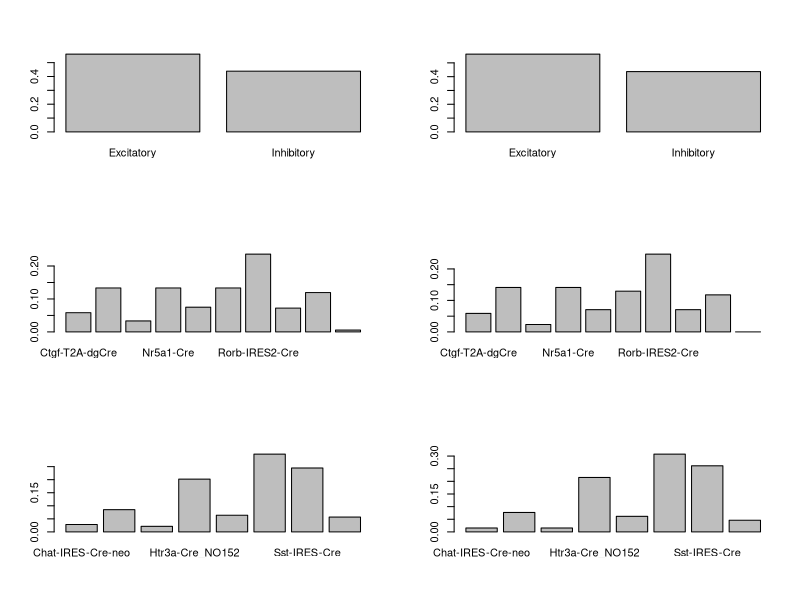
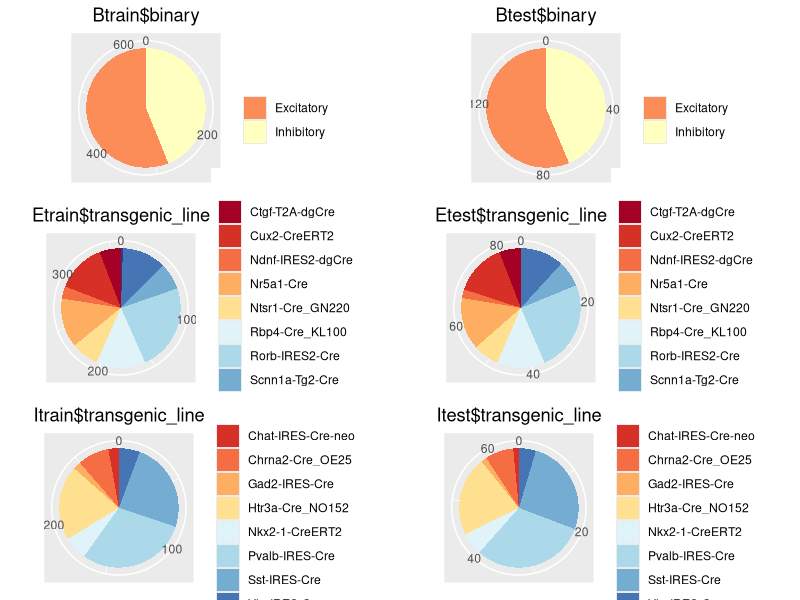

Generate these figures, in order, with R:
## ---- chunk 1
setwd("/media/hyunsu/data HDD/01.Data&Analysis/clustering_allen_neuron/Data_prep")
cre <- read.csv("ephys_data_cre.csv",header=T)
cre_na_omitted <- na.omit(cre)
cre_na_omitted <- cre_na_omitted[-43] # cre_reporter_status 제거
## ---- chunk 2
Bset <- cre_na_omitted[-42]   # binary raw data
Eset <- subset(cre_na_omitted[-44],cre_na_omitted$binary_neuron=="Excitatory")
Iset <- subset(cre_na_omitted[-44],cre_na_omitted$binary_neuron=="Inhibitory")
Eset$transgenic_line <- factor(Eset$transgenic_line)  # Transgenic(Excitatory) raw data
Iset$transgenic_line <- factor(Iset$transgenic_line)  # Transgenic(Inhibitory) raw data
## ---- chunk 3
# install.packages("caret", repos = "http://cran.r-project.org", dependencies = c("Depends", "Imports", "Suggests"))
library(caret)
BindexTrain <- createDataPartition(Bset$binary_neuron, p = .8, list = F)
Btrain <- Bset[ BindexTrain, ]
Btest  <- Bset[-BindexTrain, ]

EindexTrain <- createDataPartition(Eset$transgenic_line, p = .8, list = F)
Etrain <- Eset[ EindexTrain, ]
Etest  <- Eset[-EindexTrain, ]

IindexTrain <- createDataPartition(Iset$transgenic_line, p = .8, list = F)
Itrain <- Iset[ IindexTrain, ]
Itest  <- Iset[-IindexTrain, ]
## ---- chunk 4
par(mfrow = c(3, 2))
barplot(prop.table(table(Btrain$binary))) 
barplot(prop.table(table(Btest$binary))) 
barplot(prop.table(table(Etrain$transgenic_line))) 
barplot(prop.table(table(Etest$transgenic_line))) 
barplot(prop.table(table(Itrain$transgenic_line))) 
barplot(prop.table(table(Itest$transgenic_line))) 
## ---- chunk 5
require(ggplot2)
Btrain_df <- as.data.frame(table(Btrain$binary))
 # theme_set(theme_classic())

DrawPieChart <- function(data_class){
  df <- as.data.frame(table(data_class))
  data_title <- deparse(substitute(data_class))
  return(ggplot(df, aes(x = "", y = Freq, 
                        fill = factor(data_class))) +
           geom_bar(width = 1, stat = "identity") +
           theme(axis.line = element_blank(), 
                 plot.title = element_text(hjust=0.5),
                # axis.text.x=element_blank(), 
                 axis.ticks = element_blank()) +
           labs(fill="", x=NULL, y=NULL, title= data_title) +
           coord_polar(theta = "y", start = 0) +
           scale_fill_brewer(palette = "RdYlBu"))
}

Btra_pie <- DrawPieChart(Btrain$binary)
Btes_pie <- DrawPieChart(Btest$binary)
Etra_pie <- DrawPieChart(Etrain$transgenic_line)
Etes_pie <- DrawPieChart(Etest$transgenic_line)
Itra_pie <- DrawPieChart(Itrain$transgenic_line)
Ites_pie <- DrawPieChart(Itest$transgenic_line)

require(grid)
require(gridExtra)
require(Cairo)

pie <- grid.arrange(Btra_pie,Btes_pie,Etra_pie,Etes_pie,Itra_pie,Ites_pie,
                    ncol=2)
ggsave("piechart.tiff", plot = pie, units = "in", width = 8, height = 12, dpi =300)
## ---- chunk 6
subsetgeneration <-function(dataset, type) {
  if (type=="l") return(dataset[-c(5,6,8,9,13,14,16,17,20,21,23,24,26,27,29,30,32,33,35,36,38,39)])
  if (type=="s") return(dataset[-c(4,5,7,8,12,13,15,16,22,23,25,26,28,29,31,32,34,35,37,38)])
  if (type=="r") return(dataset[-c(4,6,7,9,12,14,15,17,20,21,22,24,25,27,28,30,31,33,34,36,37,39)])
}

Btrain.l <- subsetgeneration(Btrain,"l")
Btrain.s <- subsetgeneration(Btrain,"s")
Btrain.r <- subsetgeneration(Btrain,"r")

Btest.l <- subsetgeneration(Btest,"l")
Btest.s <- subsetgeneration(Btest,"s")
Btest.r <- subsetgeneration(Btest,"r")

Etrain.l <- subsetgeneration(Etrain,"l")
Etrain.s <- subsetgeneration(Etrain,"s")
Etrain.r <- subsetgeneration(Etrain,"r")

Etest.l <- subsetgeneration(Etest,"l")
Etest.s <- subsetgeneration(Etest,"s")
Etest.r <- subsetgeneration(Etest,"r")

Itrain.l <- subsetgeneration(Itrain,"l")
Itrain.s <- subsetgeneration(Itrain,"s")
Itrain.r <- subsetgeneration(Itrain,"r")

Itest.l <- subsetgeneration(Itest,"l")
Itest.s <- subsetgeneration(Itest,"s")
Itest.r <- subsetgeneration(Itest,"r")

## ---- chunk 7
setwd("./divided_data/")
write.csv(Btrain,"Btrain.csv")
write.csv(Btrain.l,"Btrain_long.csv")
write.csv(Btrain.s,"Btrain_short.csv")
write.csv(Btrain.r,"Btrain_ramp.csv")

write.csv(Btest,"Btest.csv")
write.csv(Btest.l,"Btest_long.csv")
write.csv(Btest.s,"Btest_short.csv")
write.csv(Btest.r,"Btest_ramp.csv")

write.csv(Etrain,"Etrain.csv")
write.csv(Etrain.l,"Etrain_long.csv")
write.csv(Etrain.s,"Etrain_short.csv")
write.csv(Etrain.r,"Etrain_ramp.csv")

write.csv(Etest,"Etest.csv")
write.csv(Etest.l,"Etest_long.csv")
write.csv(Etest.s,"Etest_short.csv")
write.csv(Etest.r,"Etest_ramp.csv")

write.csv(Itrain,"Itrain.csv")
write.csv(Itrain.l,"Itrain_long.csv")
write.csv(Itrain.s,"Itrain_short.csv")
write.csv(Itrain.r,"Itrain_ramp.csv")

write.csv(Itest,"Itest.csv")
write.csv(Itest.l,"Itest_long.csv")
write.csv(Itest.s,"Itest_short.csv")
write.csv(Itest.r,"Itest_ramp.csv")
